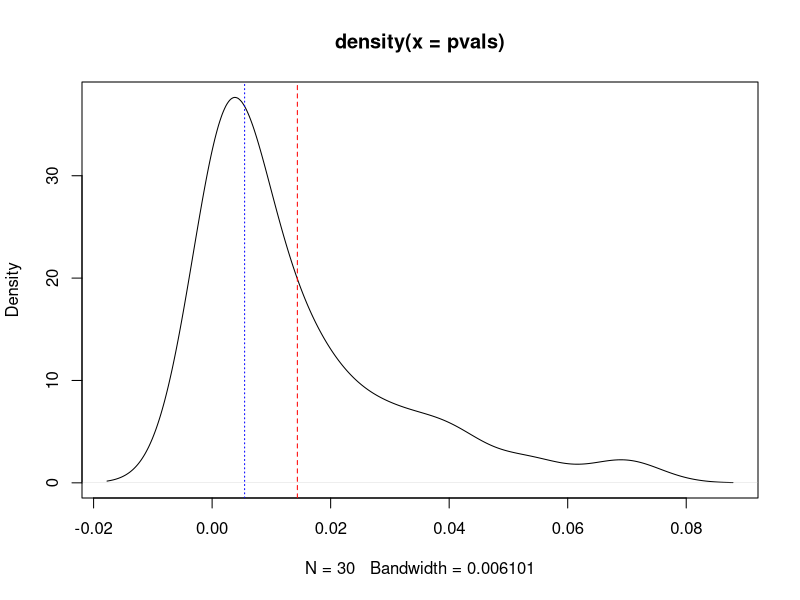

Here is the R script that generated this plot:

#Generate rdm data with different groups Y
D <- matrix(rnorm(1000, 0, 1), ncol = 100, nrow = 10)
Y <- rbinom(10, 1, .5)
D[Y==1] <- D[Y==1] + rnorm(1, 0, .1)


bootstrap <- function(data, y, nrps){
  pvals <- c()
  for(i in 1:nrps){
    subsamp <- sample(nrow(data), round(nrow(data)*0.7), replace = F)
    subdata <- data[subsamp, ]
    suby <- y[subsamp]
    p <- t.test(subdata ~ suby)$p.value
    pvals <- c(pvals, p)
  }
  plot(density(pvals))
  abline(v = mean(pvals), lty = 2, col = "red")
  abline(v = median(pvals), lty = 3, col = "blue")
  return(c(median = median(pvals), mean = mean(pvals), min = min(pvals)))
}

tt <- t.test(D ~ Y)
bt <- bootstrap(D, Y, 30)
tt$p.value
bt
